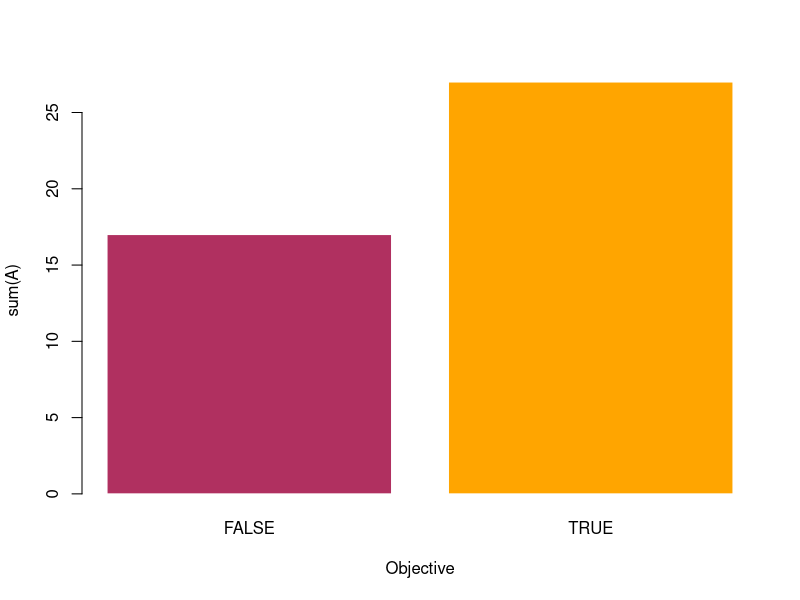

The R script that drew this image:
#Side-by-Side barplot to represent the sum of two categories:

a12 <- read.csv("a12.csv")
names(a12)

#Aggregating the variable Objective by bumming the variable A
aggdata <- aggregate(A ~ Objective, data = a12, FUN = sum)
aggdata

#Note that the object aggdata is of the class data.frame
#Let us covert it as a vector.
#Our variable of interest is the sum value which is given in the second column of the dataframe aggdate.
#Storing the second column of aggdata as a vector in tab and naming the it by the first column of aggdata
tab <- aggdata[,2]
names(tab) <- aggdata[,1]
tab

#Plotting the barplot
#besides = T gives us the side-by-side barplor. by default it is F and gives us stacked barplot
#border = FALSE discards providing border to the plot
barplot(tab, beside = T, xlab = "Objective", ylab = "sum(A)", col = c("maroon", "orange"), border = FALSE)

